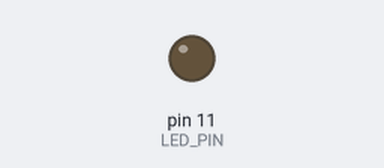
Recording of a sketch running on a simulated Arduino Uno, built with avr-gcc and run on an emulated ATmega328P. On the bench: output pins drawn as LEDs (lit = HIGH).

Above: at 0.05 s.
Timing chart, 0 to 5.9 s (numbered marks = the images above):
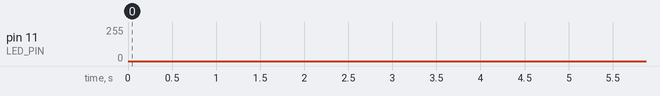

The sketch:

Fade.ino
```cpp
// C++ code
#define LED_PIN 11
int PWM = 0;

void setup()
{
  pinMode(LED_PIN, OUTPUT);
  analogWrite(LED_PIN, PWM);
}

void loop()
{

  for (int i = 0; i < 255; i++) {
      delay(5);
      analogWrite(LED_PIN, i);
  }

  for (int i = 255; i > 0; i--) {
      delay(5);
      analogWrite(LED_PIN, i);
  }

}
```
